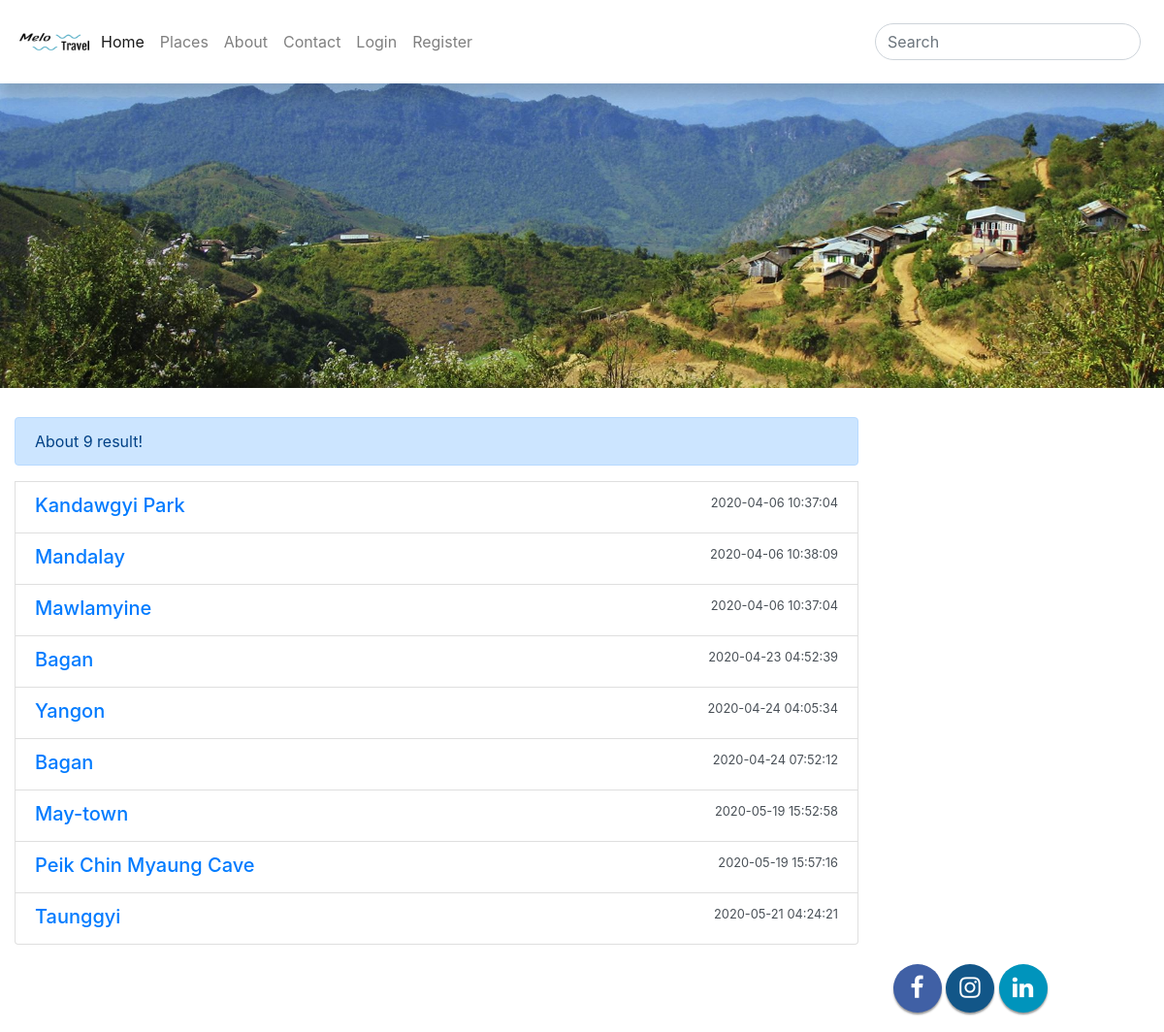
Screenshot of /search.php with the database file from the repository.
### tables this page shows
CREATE TABLE `travelplaces` (
  `placeID` int(11) NOT NULL,
  `photo` varchar(30) NOT NULL,
  `title` varchar(50) NOT NULL,
  `description` varchar(500) NOT NULL,
  `regionID` int(11) NOT NULL,
  `createDate` timestamp NOT NULL DEFAULT current_timestamp()
);

### search.php (the view, shortened to what this page needs)
<html>
<head>
<link rel="stylesheet" href="https://stackpath.bootstrapcdn.com/bootstrap/4.3.1/css/bootstrap.min.css">
<link rel="stylesheet" href="https://maxcdn.bootstrapcdn.com/font-awesome/4.7.0/css/font-awesome.min.css">
<link rel="stylesheet" href="css/style.css">
</head>
<body>
<?php include("header.php")?>
<img src="images/kalaw.jpg" class="img-fluid" alt="Responsive image">
<div class="container-fluid">
	<div class="row" style="margin-top: 30px">
  		<div class="col col-sm-9">
  			<?php
			$search_value=$_POST["search_data"];
			include("connect.php");
			$result=mysqli_query($con,"SELECT * FROM travelplaces WHERE title LIKE '%$search_value%'");
			$row_count = mysqli_num_rows($result);
			if($row_count>0){
				echo "<div class='alert alert-primary' role='alert'>
				About $row_count result! </div>";
			while ($row=mysqli_fetch_array($result)){
  				$pid=$row['placeID'];
  				$title=$row['title'];
  				$cdate=$row['createDate'];
			?>
			<div class="list-group-item list-group-item-action">
				<div class="d-flex w-100 justify-content-between">
					<h5 class="mb-1">
						<a href="place_detail.php?p_id=<?php echo $pid;?>"
							id="list">
							<?php echo $title;?>
						</a>
					</h5>
					<small><?php echo $cdate;?></small>
				</div>
			</div>
			<?php }
			}else{
				echo "<div class='alert alert-danger' role='alert'>
				There is no data to display! </div>";
			}
		?>
  		</div>
	</div>
	<?php include("footer.php")?>
</div>
</body>
</html>

### css/style.css (style rules this page uses)
#list { text-decoration: none; }

### rows the page displays
travelplaces: title "Kandawgyi Park", createDate "2020-04-06 10:37:04"
travelplaces: title "Mandalay", createDate "2020-04-06 10:38:09"
travelplaces: title "Mawlamyine", createDate "2020-04-06 10:37:04"
travelplaces: title "Bagan", createDate "2020-04-23 04:52:39"
travelplaces: title "Yangon", createDate "2020-04-24 04:05:34"
travelplaces: title "Bagan", createDate "2020-04-24 07:52:12"
travelplaces: title "May-town", createDate "2020-05-19 15:52:58"
travelplaces: title "Peik Chin Myaung Cave", createDate "2020-05-19 15:57:16"
travelplaces: title "Taunggyi", createDate "2020-05-21 04:24:21"

### other values shown
$row_count "9"
